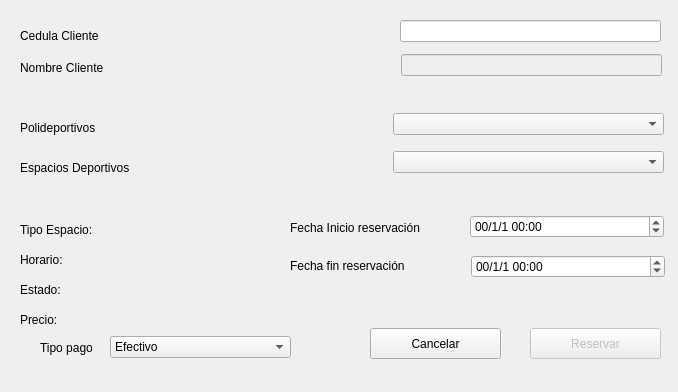
<?xml version="1.0" encoding="UTF-8"?>
<ui version="4.0">
 <class>Ventana_reserva</class>
 <widget class="QWidget" name="Ventana_reserva">
  <property name="geometry">
   <rect>
    <x>0</x>
    <y>0</y>
    <width>678</width>
    <height>392</height>
   </rect>
  </property>
  <property name="windowTitle">
   <string>Form</string>
  </property>
  <widget class="QLabel" name="label">
   <property name="geometry">
    <rect>
     <x>20</x>
     <y>20</y>
     <width>161</width>
     <height>31</height>
    </rect>
   </property>
   <property name="text">
    <string>Cedula Cliente</string>
   </property>
  </widget>
  <widget class="QLineEdit" name="entry_cedula_cliente">
   <property name="geometry">
    <rect>
     <x>400</x>
     <y>20</y>
     <width>261</width>
     <height>22</height>
    </rect>
   </property>
  </widget>
  <widget class="QLineEdit" name="entry_nombre_cliente">
   <property name="enabled">
    <bool>false</bool>
   </property>
   <property name="geometry">
    <rect>
     <x>401</x>
     <y>54</y>
     <width>261</width>
     <height>22</height>
    </rect>
   </property>
  </widget>
  <widget class="QLabel" name="label_2">
   <property name="geometry">
    <rect>
     <x>20</x>
     <y>60</y>
     <width>111</width>
     <height>16</height>
    </rect>
   </property>
   <property name="text">
    <string>Nombre Cliente</string>
   </property>
  </widget>
  <widget class="QComboBox" name="comboBox_pol">
   <property name="geometry">
    <rect>
     <x>393</x>
     <y>113</y>
     <width>271</width>
     <height>22</height>
    </rect>
   </property>
  </widget>
  <widget class="QLabel" name="label_3">
   <property name="geometry">
    <rect>
     <x>20</x>
     <y>120</y>
     <width>121</width>
     <height>16</height>
    </rect>
   </property>
   <property name="text">
    <string>Polideportivos</string>
   </property>
  </widget>
  <widget class="QComboBox" name="comboBox_espacios">
   <property name="geometry">
    <rect>
     <x>393</x>
     <y>151</y>
     <width>271</width>
     <height>22</height>
    </rect>
   </property>
  </widget>
  <widget class="QLabel" name="label_4">
   <property name="geometry">
    <rect>
     <x>20</x>
     <y>160</y>
     <width>131</width>
     <height>16</height>
    </rect>
   </property>
   <property name="text">
    <string>Espacios Deportivos</string>
   </property>
  </widget>
  <widget class="QLabel" name="label_tipo_espacio">
   <property name="geometry">
    <rect>
     <x>110</x>
     <y>220</y>
     <width>161</width>
     <height>20</height>
    </rect>
   </property>
   <property name="text">
    <string/>
   </property>
  </widget>
  <widget class="QLabel" name="label_horario">
   <property name="geometry">
    <rect>
     <x>110</x>
     <y>250</y>
     <width>161</width>
     <height>20</height>
    </rect>
   </property>
   <property name="text">
    <string/>
   </property>
  </widget>
  <widget class="QLabel" name="label_estado">
   <property name="geometry">
    <rect>
     <x>110</x>
     <y>280</y>
     <width>171</width>
     <height>20</height>
    </rect>
   </property>
   <property name="text">
    <string/>
   </property>
  </widget>
  <widget class="QLabel" name="label_precio">
   <property name="geometry">
    <rect>
     <x>110</x>
     <y>310</y>
     <width>151</width>
     <height>20</height>
    </rect>
   </property>
   <property name="text">
    <string/>
   </property>
  </widget>
  <widget class="QLabel" name="label_9">
   <property name="geometry">
    <rect>
     <x>290</x>
     <y>220</y>
     <width>161</width>
     <height>16</height>
    </rect>
   </property>
   <property name="text">
    <string>Fecha Inicio reservación</string>
   </property>
  </widget>
  <widget class="QLabel" name="label_10">
   <property name="geometry">
    <rect>
     <x>290</x>
     <y>255</y>
     <width>161</width>
     <height>21</height>
    </rect>
   </property>
   <property name="text">
    <string>Fecha fin reservación</string>
   </property>
  </widget>
  <widget class="QDateTimeEdit" name="dateTime_inicio">
   <property name="geometry">
    <rect>
     <x>470</x>
     <y>215</y>
     <width>194</width>
     <height>23</height>
    </rect>
   </property>
   <property name="displayFormat">
    <string>yy/M/d HH:mm</string>
   </property>
  </widget>
  <widget class="QDateTimeEdit" name="dateTime_fin">
   <property name="geometry">
    <rect>
     <x>471</x>
     <y>255</y>
     <width>194</width>
     <height>23</height>
    </rect>
   </property>
   <property name="displayFormat">
    <string>yy/M/d HH:mm</string>
   </property>
  </widget>
  <widget class="QPushButton" name="btn_reservar">
   <property name="enabled">
    <bool>false</bool>
   </property>
   <property name="geometry">
    <rect>
     <x>530</x>
     <y>328</y>
     <width>131</width>
     <height>31</height>
    </rect>
   </property>
   <property name="text">
    <string>Reservar</string>
   </property>
  </widget>
  <widget class="QPushButton" name="btn_cancelar">
   <property name="geometry">
    <rect>
     <x>370</x>
     <y>328</y>
     <width>131</width>
     <height>31</height>
    </rect>
   </property>
   <property name="text">
    <string>Cancelar</string>
   </property>
  </widget>
  <widget class="QLabel" name="label_11">
   <property name="geometry">
    <rect>
     <x>40</x>
     <y>340</y>
     <width>91</width>
     <height>16</height>
    </rect>
   </property>
   <property name="text">
    <string>Tipo pago</string>
   </property>
  </widget>
  <widget class="QComboBox" name="comboBox_tipo_pago">
   <property name="geometry">
    <rect>
     <x>110</x>
     <y>336</y>
     <width>181</width>
     <height>22</height>
    </rect>
   </property>
   <item>
    <property name="text">
     <string>Efectivo</string>
    </property>
   </item>
   <item>
    <property name="text">
     <string>Tarjeta Credito</string>
    </property>
   </item>
   <item>
    <property name="text">
     <string>A plazos</string>
    </property>
   </item>
  </widget>
  <widget class="QLabel" name="label_precio_2">
   <property name="geometry">
    <rect>
     <x>20</x>
     <y>310</y>
     <width>71</width>
     <height>20</height>
    </rect>
   </property>
   <property name="text">
    <string>Precio: </string>
   </property>
  </widget>
  <widget class="QLabel" name="label_tipo_espacio_2">
   <property name="geometry">
    <rect>
     <x>20</x>
     <y>220</y>
     <width>81</width>
     <height>20</height>
    </rect>
   </property>
   <property name="text">
    <string>Tipo Espacio:</string>
   </property>
  </widget>
  <widget class="QLabel" name="label_estado_2">
   <property name="geometry">
    <rect>
     <x>20</x>
     <y>280</y>
     <width>61</width>
     <height>20</height>
    </rect>
   </property>
   <property name="text">
    <string>Estado:</string>
   </property>
  </widget>
  <widget class="QLabel" name="label_horario_2">
   <property name="geometry">
    <rect>
     <x>20</x>
     <y>250</y>
     <width>71</width>
     <height>20</height>
    </rect>
   </property>
   <property name="text">
    <string>Horario:</string>
   </property>
  </widget>
 </widget>
 <resources/>
 <connections/>
</ui>
